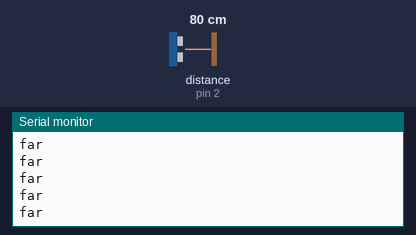
A sketch run on a simulated Arduino Uno, built with avr-gcc and run on an emulated ATmega328P. Shown: the last lines printed to the serial monitor. Wiring (inferred from the names in the program): ultrasonic range finder: trigger pin 3; echo pin 2. The test bench sets the inputs (shaded band); at power-on: distance to the obstacle (sensor on pin 2) 80 cm. The echo pulse lasts 58.3 µs per cm.

Above: at 3.1 s.
3.2 s: distance to the obstacle (sensor on pin 2) set to 36 cm
At 3.23 s:
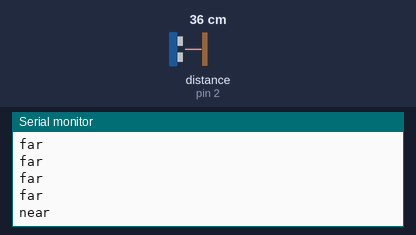
4.7 s: distance to the obstacle (sensor on pin 2) set to 44 cm
At 4.74 s:
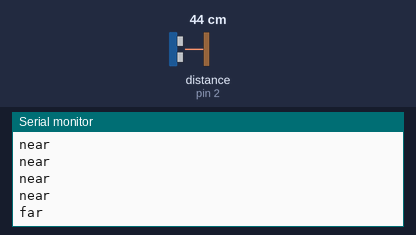

The sketch:

ultrasonic.ino
```cpp
const int trigPin = 3; // sensor trigger
const int echoPin = 2; // sensor echo

long duration, distanceInCentimeters;

void setup() {
  Serial.begin(9600);
  pinMode(trigPin, OUTPUT); // Sets the trigPin as an Output
  pinMode(echoPin, INPUT); // Sets the echoPin as an Input
}

void loop() {
    digitalWrite(trigPin, LOW);
    delayMicroseconds(200);
    digitalWrite(trigPin, HIGH);
    delayMicroseconds(1000);
    digitalWrite(trigPin, LOW);
    duration = pulseIn(echoPin, HIGH);
    distanceInCentimeters = (duration / 2) / 29.1;

    if (distanceInCentimeters < 40 && distanceInCentimeters > 10) {
      Serial.println("near");
    } else {
      Serial.println("far");
    }
    delay(50);
}
```

Measured:
- the behaviour switches between 40 and 41 cm on distance to the obstacle (sensor on pin 2) (found by bisection; images 1 and 2)
- after the input at 3.2 s, the serial monitor: prints a new line at once (image 1)
